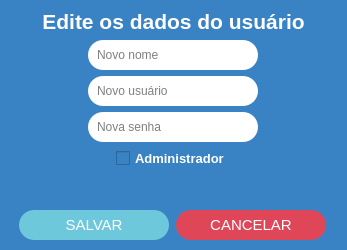
<?xml version="1.0" encoding="UTF-8"?>
<ui version="4.0">
 <class>TelaEdicao</class>
 <widget class="QMainWindow" name="TelaEdicao">
  <property name="geometry">
   <rect>
    <x>0</x>
    <y>0</y>
    <width>347</width>
    <height>250</height>
   </rect>
  </property>
  <property name="minimumSize">
   <size>
    <width>347</width>
    <height>250</height>
   </size>
  </property>
  <property name="maximumSize">
   <size>
    <width>347</width>
    <height>250</height>
   </size>
  </property>
  <property name="windowTitle">
   <string>Edição</string>
  </property>
  <property name="styleSheet">
   <string notr="true">background-color: rgb(57, 130, 195);</string>
  </property>
  <widget class="QWidget" name="centralwidget">
   <layout class="QVBoxLayout" name="verticalLayout">
    <item>
     <widget class="QLabel" name="lbl_edite_dados">
      <property name="font">
       <font>
        <pointsize>16</pointsize>
        <weight>75</weight>
        <bold>true</bold>
       </font>
      </property>
      <property name="styleSheet">
       <string notr="true">color: white;</string>
      </property>
      <property name="text">
       <string>Edite os dados do usuário</string>
      </property>
      <property name="alignment">
       <set>Qt::AlignCenter</set>
      </property>
     </widget>
    </item>
    <item alignment="Qt::AlignHCenter">
     <widget class="QLineEdit" name="novo_nome">
      <property name="minimumSize">
       <size>
        <width>170</width>
        <height>30</height>
       </size>
      </property>
      <property name="maximumSize">
       <size>
        <width>170</width>
        <height>16777215</height>
       </size>
      </property>
      <property name="styleSheet">
       <string notr="true">*{
background-color: #fff;
border-radius: 15px;
padding: 5px;
padding-left: 7px;
}
QLineEdit:focus{
border: 2px solid #edd400;
}</string>
      </property>
      <property name="maxLength">
       <number>20</number>
      </property>
      <property name="placeholderText">
       <string>Novo nome</string>
      </property>
     </widget>
    </item>
    <item alignment="Qt::AlignHCenter">
     <widget class="QLineEdit" name="novo_usuario">
      <property name="minimumSize">
       <size>
        <width>170</width>
        <height>30</height>
       </size>
      </property>
      <property name="maximumSize">
       <size>
        <width>170</width>
        <height>16777215</height>
       </size>
      </property>
      <property name="styleSheet">
       <string notr="true">*{
background-color: #fff;
border-radius: 15px;
padding: 5px;
padding-left: 7px;
}
QLineEdit:focus{
border: 2px solid #edd400;
}</string>
      </property>
      <property name="maxLength">
       <number>20</number>
      </property>
      <property name="placeholderText">
       <string>Novo usuário</string>
      </property>
     </widget>
    </item>
    <item alignment="Qt::AlignHCenter">
     <widget class="QLineEdit" name="nova_senha">
      <property name="minimumSize">
       <size>
        <width>170</width>
        <height>30</height>
       </size>
      </property>
      <property name="maximumSize">
       <size>
        <width>170</width>
        <height>16777215</height>
       </size>
      </property>
      <property name="styleSheet">
       <string notr="true">*{
background-color: #fff;
border-radius: 15px;
padding: 5px;
padding-left: 7px;
}
QLineEdit:focus{
border: 2px solid #edd400;
}</string>
      </property>
      <property name="maxLength">
       <number>20</number>
      </property>
      <property name="echoMode">
       <enum>QLineEdit::Password</enum>
      </property>
      <property name="placeholderText">
       <string>Nova senha</string>
      </property>
     </widget>
    </item>
    <item alignment="Qt::AlignHCenter">
     <widget class="QCheckBox" name="bl_admin">
      <property name="font">
       <font>
        <pointsize>10</pointsize>
        <weight>75</weight>
        <bold>true</bold>
       </font>
      </property>
      <property name="styleSheet">
       <string notr="true">*{
color:#fff;
}
QCheckBox::Checked{
	color: #edd400;
}</string>
      </property>
      <property name="text">
       <string>Administrador</string>
      </property>
     </widget>
    </item>
    <item>
     <widget class="QLabel" name="lbl_erro">
      <property name="styleSheet">
       <string notr="true">color: rgb(237, 212, 0);;
font-size: 13pt;
font-weight: bold;
</string>
      </property>
      <property name="text">
       <string/>
      </property>
      <property name="textFormat">
       <enum>Qt::AutoText</enum>
      </property>
      <property name="scaledContents">
       <bool>false</bool>
      </property>
      <property name="alignment">
       <set>Qt::AlignCenter</set>
      </property>
      <property name="wordWrap">
       <bool>true</bool>
      </property>
     </widget>
    </item>
    <item>
     <widget class="QWidget" name="horizontalWidget" native="true">
      <layout class="QHBoxLayout" name="horizontalLayout_2">
       <item>
        <widget class="QPushButton" name="btn_salvar">
         <property name="minimumSize">
          <size>
           <width>30</width>
           <height>30</height>
          </size>
         </property>
         <property name="maximumSize">
          <size>
           <width>150</width>
           <height>16777215</height>
          </size>
         </property>
         <property name="font">
          <font>
           <pointsize>11</pointsize>
           <weight>50</weight>
           <bold>false</bold>
          </font>
         </property>
         <property name="cursor">
          <cursorShape>PointingHandCursor</cursorShape>
         </property>
         <property name="styleSheet">
          <string notr="true">*{
background-color: #6EC8DB;
border-radius: 15px;
color: white;
}
QPushButton:hover{
background-color:#60afbf;
}</string>
         </property>
         <property name="text">
          <string>SALVAR</string>
         </property>
        </widget>
       </item>
       <item>
        <widget class="QPushButton" name="btn_cancelar">
         <property name="minimumSize">
          <size>
           <width>0</width>
           <height>30</height>
          </size>
         </property>
         <property name="maximumSize">
          <size>
           <width>150</width>
           <height>16777215</height>
          </size>
         </property>
         <property name="font">
          <font>
           <pointsize>11</pointsize>
           <weight>50</weight>
           <bold>false</bold>
          </font>
         </property>
         <property name="cursor">
          <cursorShape>PointingHandCursor</cursorShape>
         </property>
         <property name="styleSheet">
          <string notr="true">*{
background-color: #df4759;
border-radius: 15px;
color: #fff;
}
QPushButton:hover{
background-color: #ba3847;
}

</string>
         </property>
         <property name="text">
          <string>CANCELAR</string>
         </property>
        </widget>
       </item>
      </layout>
     </widget>
    </item>
   </layout>
  </widget>
 </widget>
 <resources/>
 <connections/>
</ui>
